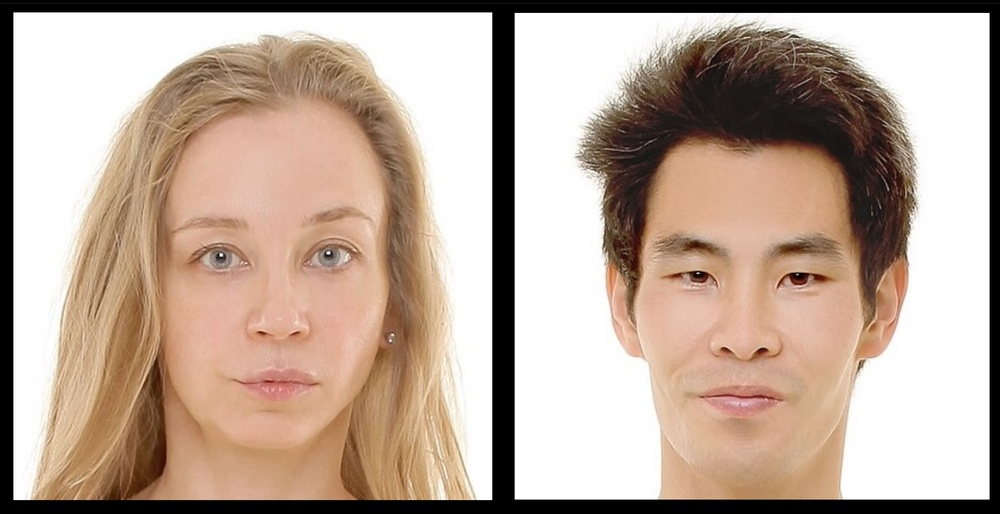
#> input picture 1/Human_faces.jpg, 1000 x 514 px, shrunk from 2015 x 1035 before the run, given in place of the camera
$ python app.py
#> lines starting #> are read from the running program, lines starting #| are printed output that depends on the picture; after the words box and inside, x2 and y2 are one past the last pixel; in counts of white or black regions, pixels touching at a corner belong together
import cv2
import numpy as np

def nothing(x):
    pass

# Initialize webcam
cap = cv2.VideoCapture(0)

# Create a window
cv2.namedWindow('Dynamic Color Filtering')

# Create trackbars for color change
cv2.createTrackbar('Lower-Hue', 'Dynamic Color Filtering', 0, 180, nothing)
#> slider 'Lower-Hue' is set to 36
cv2.createTrackbar('Lower-Saturation', 'Dynamic Color Filtering', 0, 255, nothing)
#> slider 'Lower-Saturation' is set to 51
cv2.createTrackbar('Lower-Value', 'Dynamic Color Filtering', 0, 255, nothing)
#> slider 'Lower-Value' is set to 51
cv2.createTrackbar('Upper-Hue', 'Dynamic Color Filtering', 180, 180, nothing)
cv2.createTrackbar('Upper-Saturation', 'Dynamic Color Filtering', 255, 255, nothing)
cv2.createTrackbar('Upper-Value', 'Dynamic Color Filtering', 255, 255, nothing)
cv2.createTrackbar('Lower-Blue', 'Dynamic Color Filtering', 0, 255, nothing)
#> slider 'Lower-Blue' is set to 51
cv2.createTrackbar('Upper-Blue', 'Dynamic Color Filtering', 255, 255, nothing)

while True:
    # Capture frame-by-frame
    ret, frame = cap.read()
#> frame is the input picture: shape (514, 1000, 3); mean B, G, R 153.7, 168.2, 188.8
    if not ret:
        break

    # Convert the frame to HSV color space
    hsv = cv2.cvtColor(frame, cv2.COLOR_BGR2HSV)
#> hsv: shape (514, 1000, 3); mean H, S, V 9.1, 54.6, 188.8

    # Get trackbar positions for Hue, Saturation, and Value
    lh = cv2.getTrackbarPos('Lower-Hue', 'Dynamic Color Filtering')
    ls = cv2.getTrackbarPos('Lower-Saturation', 'Dynamic Color Filtering')
    lv = cv2.getTrackbarPos('Lower-Value', 'Dynamic Color Filtering')
    uh = cv2.getTrackbarPos('Upper-Hue', 'Dynamic Color Filtering')
    us = cv2.getTrackbarPos('Upper-Saturation', 'Dynamic Color Filtering')
    uv = cv2.getTrackbarPos('Upper-Value', 'Dynamic Color Filtering')

    # Get trackbar positions for Blue color channel
    lb = cv2.getTrackbarPos('Lower-Blue', 'Dynamic Color Filtering')
    ub = cv2.getTrackbarPos('Upper-Blue', 'Dynamic Color Filtering')

    # Define ranges of color in HSV and BGR
    lower_color_hsv = np.array([lh, ls, lv])
    upper_color_hsv = np.array([uh, us, uv])
    lower_color_bgr = np.array([lb, 0, 0])
    upper_color_bgr = np.array([ub, 255, 255])

    # Threshold the HSV image to get only selected colors
    mask_hsv = cv2.inRange(hsv, lower_color_hsv, upper_color_hsv)
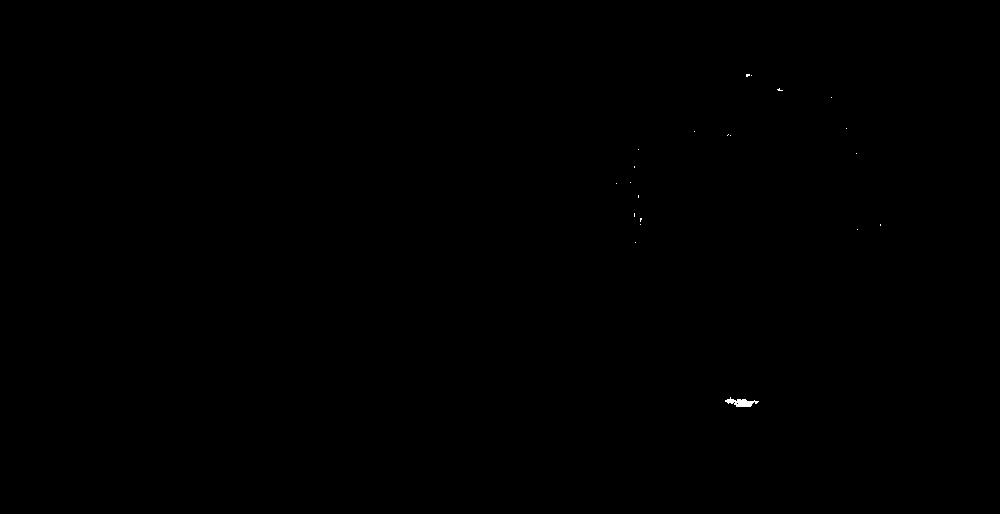
#> mask_hsv: shape (514, 1000); 0.04% white; 21 white regions (20 under 20 px), largest, box (x1, y1, x2, y2) and area: (725, 397, 759, 407) 174

    # Threshold the BGR image to get only selected colors
    mask_bgr = cv2.inRange(frame, lower_color_bgr, upper_color_bgr)
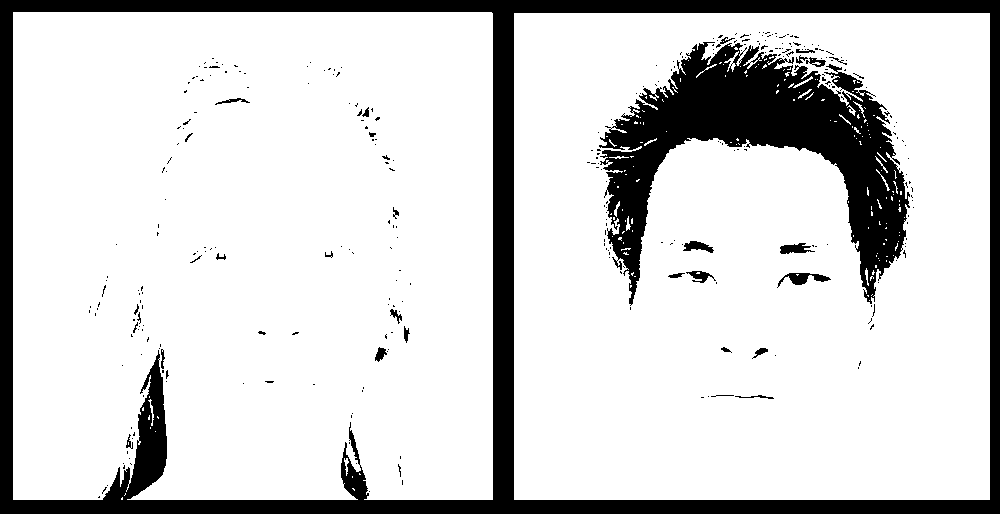
#> mask_bgr: shape (514, 1000); 83.3% white; 322 black regions (291 under 20 px), largest, box (x1, y1, x2, y2) and area: (0, 0, 1000, 514) 52279, (599, 42, 910, 306) 30241, (777, 273, 831, 288) 325

    # Bitwise-AND masks with original image for each color space
    res_hsv = cv2.bitwise_and(frame, frame, mask=mask_hsv)
    res_bgr = cv2.bitwise_and(frame, frame, mask=mask_bgr)
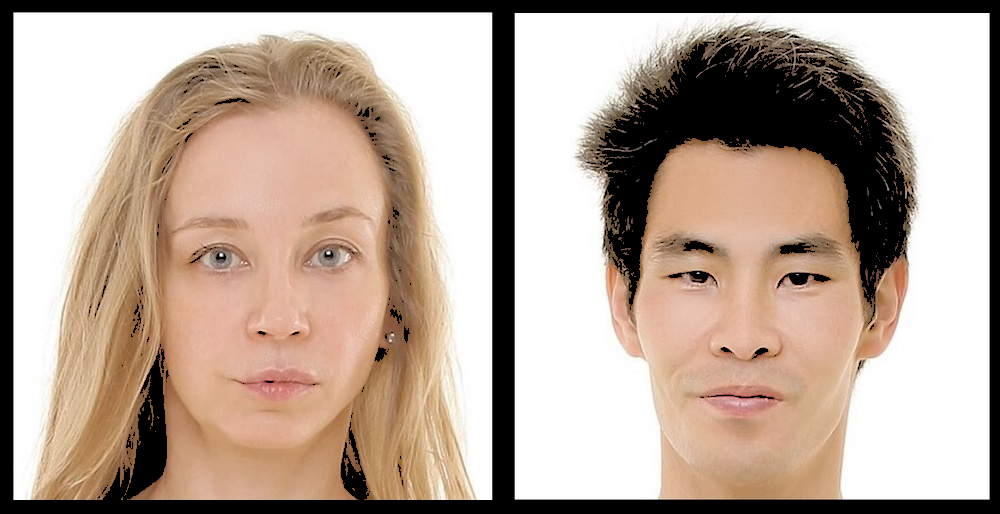
#> res_bgr: shape (514, 1000, 3); mean B, G, R 151.5, 165.2, 184.1

    # Display the resulting frames
    cv2.imshow('Dynamic Color Filtering (HSV)', res_hsv)
    cv2.imshow('Dynamic Color Filtering (BGR)', res_bgr)

    # Break the loop with the 'ESC' key
    if cv2.waitKey(1) & 0xFF == 27:
#> (key Esc is pressed here)
        break

# When everything is done, release the capture and close windows
cap.release()
cv2.destroyAllWindows()
